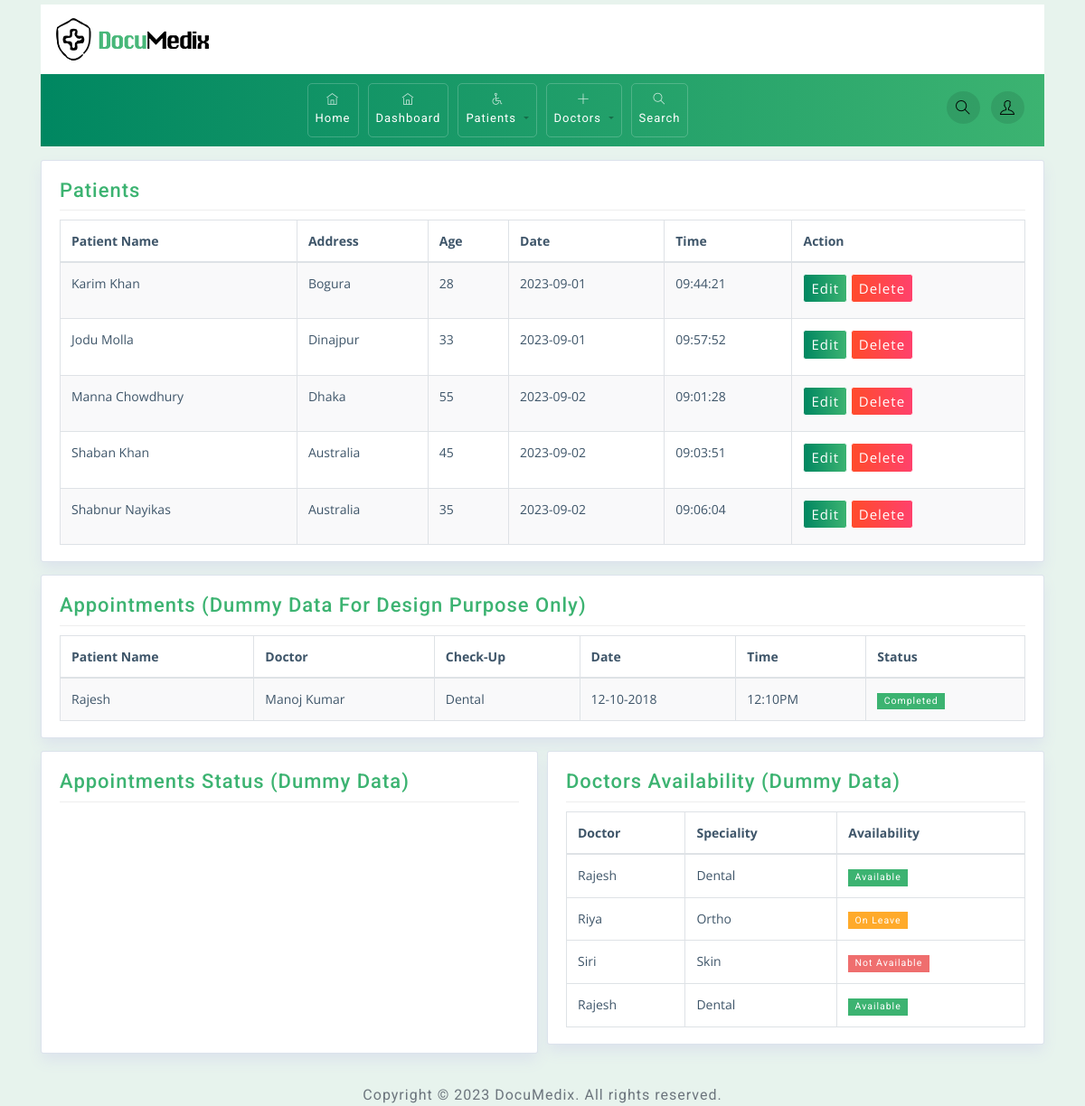
Page /doctor/dashboard/ (signed in) on the committed database.
### patient/models.py (models this page shows, shortened)
class PatientDetails(models.Model):
    first_name = models.CharField(max_length=150)
    last_name = models.CharField(max_length=150)
    date_of_birth = models.DateField(null=True, blank=True)
    age = models.IntegerField()
    phone_no = models.CharField(max_length=14, null=True, blank=True)
    email = models.EmailField(blank=True, null=True)
    gender = models.CharField(max_length=32, choices=GENDER_CHOICES, null=True, blank=True)
    address = models.TextField(max_length=250, null=True, blank=True)
    image = models.ImageField(upload_to='photos/patients', null=True, blank=True)
    date = models.DateTimeField(auto_now_add=True)
    treating_doctor = models.ForeignKey(Doctor, on_delete=models.SET_NULL, null=True, blank=True)
    department = models.ForeignKey(Department, on_delete=models.SET_NULL, null=True, blank=True)
    def get_full_name(self):
        return self.first_name + ' ' + self.last_name

### doctor/views.py (the view)
# urls.py: path('dashboard/', views.dashboard, name='dashboard'),
@login_required
def dashboard(request):
    if request.user.is_authenticated:
        doctor = request.user.doctor
        patients = PatientDetails.objects.filter(treating_doctor=doctor)
        return render(request, 'doctor/dashboard.html', {'patients': patients})
    else:
        return render(request, 'login.html')

### doctor/templates/doctor/dashboard.html
{% extends 'base.html' %}
{% load static %}
{% block content %}
<div class="container home">
	<div class="row">
		<div class="col-md-12">
			<div class="widget-area-2 proclinic-box-shadow">
				<h3 class="widget-title">Patients</h3>
				<div class="table-responsive">
					<table class="table table-bordered table-striped">
						<thead>
							<tr>
								<th>Patient Name</th>
								<th>Address</th>
								<th>Age</th>
								<th>Date</th>
								<th>Time</th>
								<th>Action</th>
							</tr>
						</thead>
						<tbody>
							{% for patient in patients %}
							<tr>
								<td>{{patient.get_full_name}}</td>
								<td>{{patient.address}}</td>
								<td>{{patient.age}}</td>
								<td>{{ patient.date|date:"Y-m-d" }}</td>
								<td>{{ patient.date|time:"H:i:s" }}</td>
								<td>
									<a href="{% url 'edit-patient' patient.id %}"><button class="btn btn-primary btn-sm">Edit</button></a>
									<a href="{% url 'delete-patient' patient.id %}"><button class="btn btn-danger btn-sm">Delete</button></a>
								</td>
							</tr>
							{% endfor %}
						</tbody>
					</table>
				</div>
			</div>
		</div>
	</div>
<div class="row">
	<div class="col-md-12">
		<div class="widget-area-2 proclinic-box-shadow">
			<h3 class="widget-title">Appointments (Dummy Data For Design Purpose Only)</h3>
			<div class="table-responsive">
				<table class="table table-bordered table-striped">
					<thead>
						<tr>
							<th>Patient Name</th>
							<th>Doctor</th>
							<th>Check-Up</th>
							<th>Date</th>
							<th>Time</th>
							<th>Status</th>
						</tr>
					</thead>
					<tbody>
						<tr>
							<td>Rajesh</td>
							<td>Manoj Kumar</td>
							<td>Dental</td>
							<td>12-10-2018</td>
							<td>12:10PM</td>
							<td>
								<span class="badge badge-success">Completed</span>
							</td>
						</tr>
					</tbody>
				</table>
			</div>
		</div>
	</div>
</div>
<div class="row">
	<div class="col-sm-6">
		<div class="widget-area-2 proclinic-box-shadow">
			<h3 class="widget-title">Appointments Status (Dummy Data)</h3>
			<div id="donutMorris" class="chart-home"></div>
		</div>
	</div>
	<div class="col-md-6">
		<div class="widget-area-2 progress-status proclinic-box-shadow">
			<h3 class="widget-title">Doctors Availability (Dummy Data)</h3>
			<div class="table-responsive">
				<table class="table table-bordered">
					<thead>
						<tr>
							<th>Doctor</th>
							<th>Speciality</th>
							<th>Availability</th>
						</tr>
					</thead>
					<tbody>
						<tr>
							<td>Rajesh</td>
							<td>Dental</td>
							<td>
								<span class="badge badge-success">Available</span>
							</td>
						</tr>
						<tr>
							<td>Riya</td>
							<td>Ortho</td>
							<td>
								<span class="badge badge-warning">On Leave</span>
							</td>
						</tr>
						<tr>
							<td>Siri</td>
							<td>Skin</td>
							<td>
								<span class="badge badge-danger">Not Available</span>
							</td>
						</tr>
						<tr>
							<td>Rajesh</td>
							<td>Dental</td>
							<td>
								<span class="badge badge-success">Available</span>
							</td>
						</tr>
					</tbody>
				</table>
			</div>
		</div>
	</div>
</div>
</div>
{% endblock %}

### static/css/styles.css (style rules this page uses)
body { font-family: 'Open Sans', sans-serif; background-color: #E7F3ED; color: #3e5569; }
h1, h2, h3, h4, h5, h6, span, .menu-nav { font-family: 'Roboto', sans-serif; letter-spacing: 1px; }
a, a:hover, a:focus { color: inherit; text-decoration: none; transition: all 0.3s; }
.badge { padding: .4em .7em; border-radius: 0; font-weight: 400; }
.table td, .table th { padding: .75rem; }
.proclinic-box-shadow { border-radius: 0; border: 0; -webkit-box-shadow: 0 0 0 1px #dce3ec, 0 8px 16px 0 #dce3ec; box-shadow: 0 0 0 1px #dce3ec, 0 8px 16px 0 #dce3ec; background: #fff; margin-top: 20px; }
div[class*="col-"] { padding-right: 6px; padding-left: 6px; }
.badge-danger, .bg-danger { background-color: #ef6e6e !important; }
.badge-success, .bg-success { background-color: #3CB371 !important; }
.badge-warning, .bg-warning { color: #fff; background-color: #FFAA2A !important; }
.table-striped tbody tr:nth-of-type(odd) { background-color: rgba(61,79,90,.03); }
table.table tbody td, table.table thead th { font-size: 14px; }
.chart-home { height: 255px; margin-bottom: 10px; }
.widget-area-2 { background: #fff; margin-top: 1rem; padding: 20px; padding-bottom: 2px; border-radius: 2px; }
.widget-title { font-size: 22px; padding-bottom: .5rem; margin-bottom: 15px; border-bottom: 1px solid #eeeeee; }
.btn { margin-bottom: 5px; font-size: 15px; letter-spacing: 1px; }
.home .widget-title { font-size: 22px; padding-bottom: .5rem; margin-bottom: 10px; border-bottom: 1px solid #eeeeee; }
.btn-danger { background: #FF416C; background: -webkit-linear-gradient(to right, #FF4B2B, #FF416C); background: linear-gradient(to right, #FF4B2B, #FF416C); border-color: #fff; }
.progress-status span { margin-left: 0px; }

### static/css/green.css (style rules this page uses)
.btn-primary { background: #3CB371; background: -webkit-linear-gradient(to right, #008761, #3CB371); background: linear-gradient(to right, #008761, #3CB371); border-color: #ffffff; }
.widget-title { color: #3CB371; }

### static/css/responsive.css (style rules this page uses)
@media (min-width: 992px) { .row { margin-right: -5px; margin-left: -5px; } }

### rows in the picture
PatientDetails: get_full_name "Karim Khan", address "Bogura", age "28", date "2023-09-01", date "09:44:21"
PatientDetails: get_full_name "Jodu Molla", address "Dinajpur", age "33", date "2023-09-01", date "09:57:52"
PatientDetails: get_full_name "Manna Chowdhury", address "Dhaka", age "55", date "2023-09-02", date "09:01:28"
PatientDetails: get_full_name "Shaban Khan", address "Australia", age "45", date "2023-09-02", date "09:03:51"
PatientDetails: get_full_name "Shabnur Nayikas", address "Australia", age "35", date "2023-09-02", date "09:06:04"
